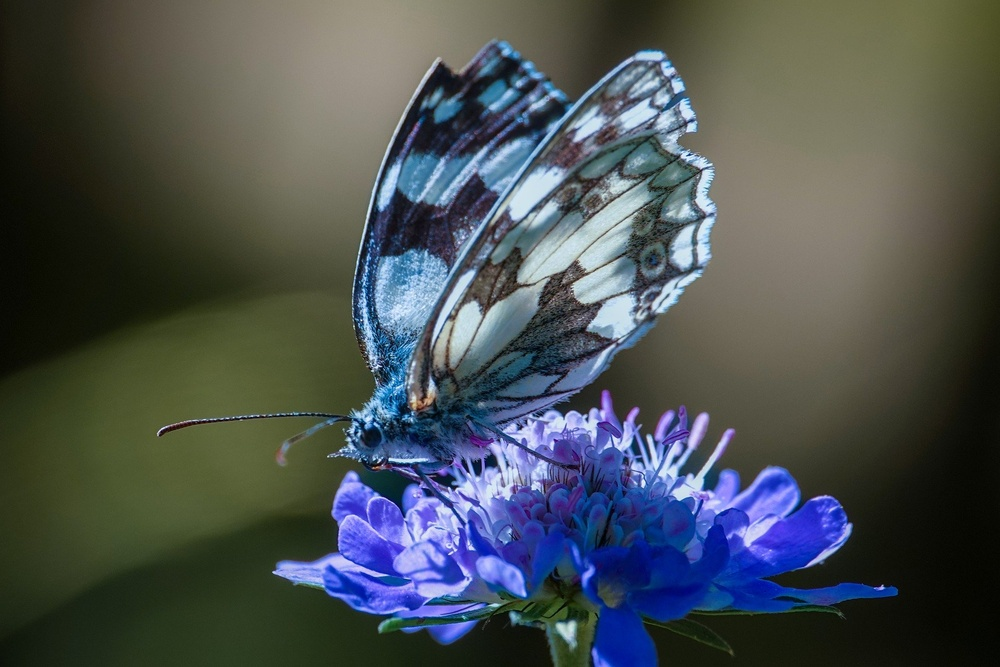
#> input picture Image_Processing/bfly.jpg, 1000 x 667 px, shrunk from 1920 x 1280 before the run
$ python d_image_def.py
#> lines starting #> are read from the running program, lines starting #| are printed output that depends on the picture
from PIL import Image, ImageOps

def main():
    image = Image.open("bfly.jpg")
#> image is the input picture: PIL image 1000x667 RGB; mean R, G, B 74.1, 80.7, 81.8

    new_image = ImageOps.deform(image, Deformer())
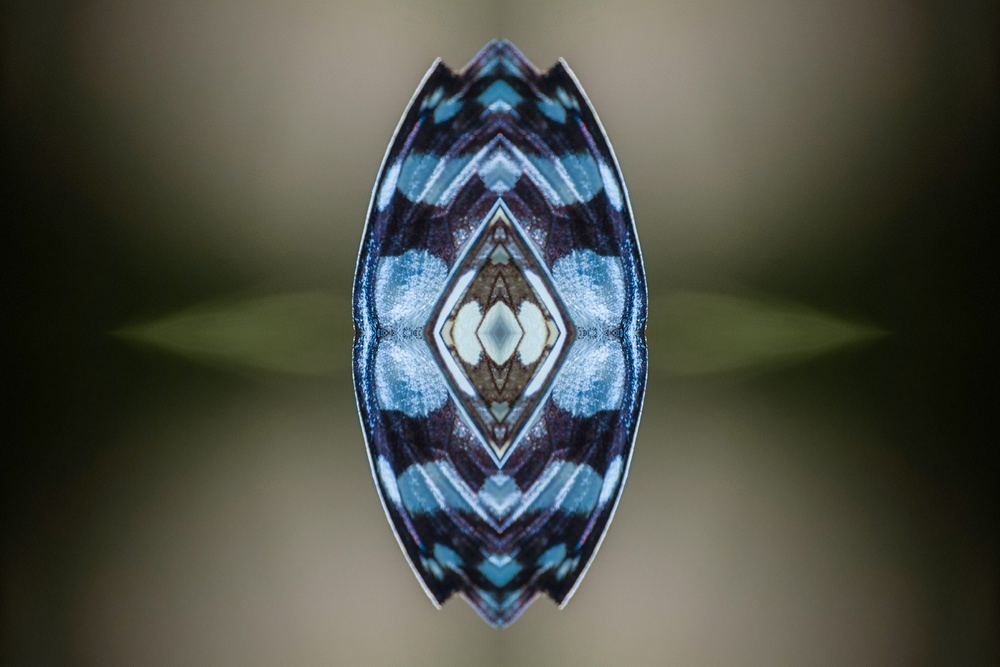
#> new_image: PIL image 1000x667 RGB; mean R, G, B 78.4, 81.2, 73
    new_image.show()
    # new_image.save("new_image.jpg")

class Deformer():
    def getmesh(self, img):
        w,h = img.size
        # [9 lines of commented-out code are left out]

        top_left = ((0, 0, w//2, h//2), (0, 0, 0, h//2, w//2, h//2, w//2, 0))
        top_right = ((w//2, 0, w, h//2), (w//2, 0, w//2, h//2, 0, h//2, 0, 0))
        b_left = ((0, h//2, w//2, h), (0, h//2, 0, 0, w//2, 0, w//2, h//2))
        b_right = ((w//2, h//2, w, h), (w//2, h//2, w//2, 0, 0, 0, 0, h//2))
        return [top_left, top_right, b_left, b_right]

if __name__ == "__main__":
    main()

$ run again, with Image_Processing/waterfall.jpg copied over Image_Processing/bfly.jpg
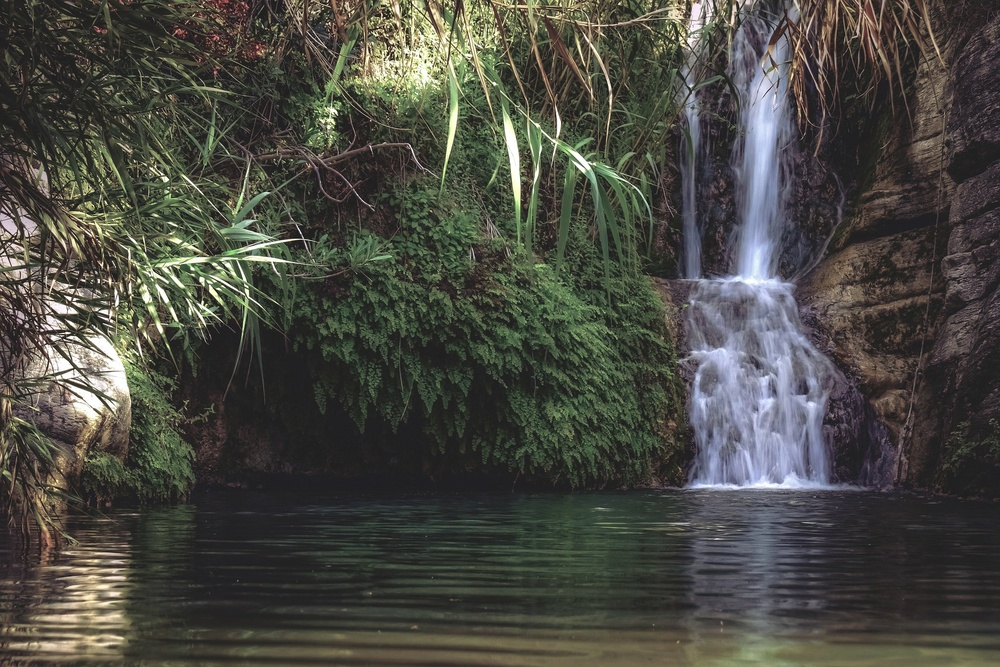
#> input picture Image_Processing/waterfall.jpg, 1000 x 667 px, shrunk from 1920 x 1280 before the run
#> in main, image is the input picture: PIL image 1000x667 RGB; mean R, G, B 73.5, 73.4, 66.4
#> in main, `new_image = ImageOps.deform(image, Deformer())`:
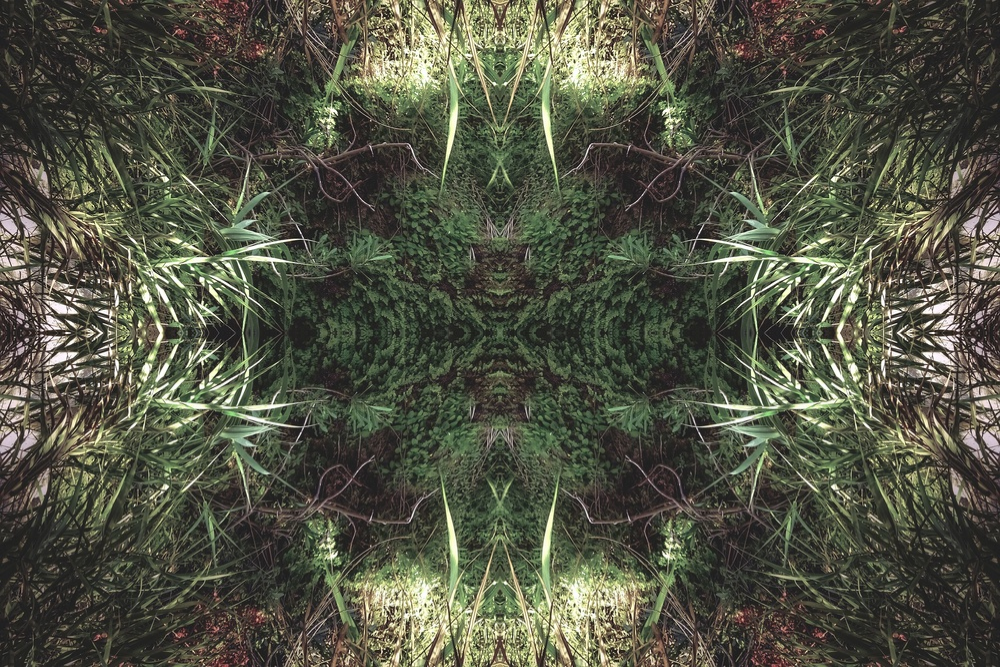
#> new_image: PIL image 1000x667 RGB; mean R, G, B 80.6, 82.4, 67.1
